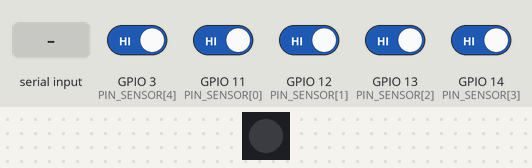
This sketch was run on a simulated ESP32-S3. Parts: 1 RGB LEDs in strip order, left to right. The inputs (shaded band) are chosen by the test bench; at power-on: GPIO 3 (PIN_SENSOR[4]), GPIO 11 (PIN_SENSOR[0]), GPIO 12 (PIN_SENSOR[1]), GPIO 13 (PIN_SENSOR[2]), GPIO 14 (PIN_SENSOR[3]) HIGH. Dim RGB values are drawn brighter than linear; what the sketch prints to the serial monitor is not drawn.

Above: at 2.2 s.
2.3 s: "c90\n" received over Serial
At 3.35 s:
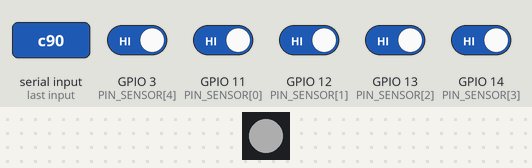
5.3 s: "E" received over Serial
8.3 s: "f" received over Serial
Timing chart, 0 to 17.3 s (numbered marks = the images above; inputs shaded):
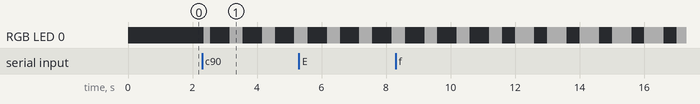

The sketch:

pilot_touch_sensor.ino
```cpp
/*
  Pilot: Non-Contact Water Level Sensor via Nickel Strip
  Phase 2: Variable Measurement 0-100% + LED Brightness + Serial Command

  Pin Mapping:
    GPIO11 = HCl       → LED Merah
    GPIO12 = H2O2      → LED Ungu
    GPIO13 = Air       → LED Biru
    GPIO14 = Air Sabun → LED Hijau
    GPIO3  = Limbah    → LED Putih

  LED RGB NeoPixel: GPIO48 (1 LED onboard ESP32-S3 DevKitC-1)

  Serial Commands:
    a = tampilkan semua sensor
    1 = HCl only
    2 = H2O2 only
    3 = Air only
    4 = Sabun only
    5 = Limbah only
    c = enter/exit mode kalibrasi
    e = set 0% (kosong) — di mode kalibrasi
    f = set 100% (penuh) — di mode kalibrasi

  Alur kalibrasi per jerican:
    Ketik 1 → c → kosongkan → e → isi penuh → f → c → ketik 2 (next)

  Alur kalibrasi semua sekaligus:
    Ketik a → c → kosongkan SEMUA → e → isi SEMUA → f → c
*/

#include <Adafruit_NeoPixel.h>

// ================= KONFIGURASI =================
#define PIN_NEOPIXEL    48
#define NUM_PIXELS      1
#define BRIGHTNESS_MAX  255

// Pin sensor
const int PIN_SENSOR[5] = { 11, 12, 13, 14, 3 };
const char* NAMA_SENSOR[5] = { "HCl", "H2O2", "Air", "Sabun", "Limbah" };

// Warna LED per sensor (R, G, B)
const uint32_t WARNA_SENSOR[5] = {
  0xFF0000,  // Merah
  0x8000FF,  // Ungu
  0x0000FF,  // Biru
  0x00FF00,  // Hijau
  0xFFFFFF   // Putih
};

// Kalibrasi: nilai touch saat 0% (kosong) dan 100% (penuh)
int kalibKosong[5] = { 113000, 113000, 113000, 116000, 110000 };
int kalibPenuh[5]  = { 156000, 161000, 161000, 157000, 152000 };

Adafruit_NeoPixel pixels(NUM_PIXELS, PIN_NEOPIXEL, NEO_GRB + NEO_KHZ800);

int sensorPilih = 0;  // 0 = semua, 1-5 = sensor tertentu
bool modeKalibrasi = false;

// ================= SETUP =================
void setup() {
  Serial.begin(115200);
  delay(1000);

  pixels.begin();
  pixels.setBrightness(50);
  pixels.clear();
  pixels.show();

  Serial.println(F("=== Pilot Touch Sensor Phase 2 ==="));
  Serial.println(F(""));
  printMenu();
}

void printMenu() {
  Serial.println(F("--- Menu ---"));
  Serial.println(F("a = tampilkan semua sensor"));
  Serial.println(F("1 = HCl    2 = H2O2   3 = Air"));
  Serial.println(F("4 = Sabun  5 = Limbah"));
  Serial.println(F("c = enter/exit kalibrasi (sensor terpilih / semua)"));
  Serial.println(F("e = set 0% (kosong) — di mode kalibrasi"));
  Serial.println(F("f = set 100% (penuh) — di mode kalibrasi"));
  Serial.println(F("-------------"));
}

// ================= KONVERSI =================
int kePersen(int nilai, int idx) {
  if (kalibPenuh[idx] <= kalibKosong[idx]) return 0;
  long persen = ((long)(nilai - kalibKosong[idx]) * 100) / (kalibPenuh[idx] - kalibKosong[idx]);
  if (persen < 0) persen = 0;
  if (persen > 100) persen = 100;
  return (int)persen;
}

// ================= LOOP =================
void loop() {
  // Baca semua sensor
  int nilaiTouch[5];
  for (int i = 0; i < 5; i++) {
    nilaiTouch[i] = touchRead(PIN_SENSOR[i]);
  }

  // Handle serial command
  if (Serial.available()) {
    char cmd = Serial.read();

    if (cmd == 'a' || cmd == 'A') {
      sensorPilih = 0;
      modeKalibrasi = false;
      Serial.println(F("→ Tampilkan semua sensor"));
    }
    else if (cmd >= '1' && cmd <= '5') {
      sensorPilih = cmd - '0';
      modeKalibrasi = false;
      int idx = sensorPilih - 1;
      Serial.print(F("→ Sensor: "));
      Serial.print(NAMA_SENSOR[idx]);
      Serial.print(F("  [0%="));
      Serial.print(kalibKosong[idx]);
      Serial.print(F("  100%="));
      Serial.print(kalibPenuh[idx]);
      Serial.println(F("]"));
    }
    else if (cmd == 'c' || cmd == 'C') {
      if (!modeKalibrasi) {
        modeKalibrasi = true;
        if (sensorPilih == 0) {
          Serial.println(F("→ Mode kalibrasi: SEMUA sensor"));
        } else {
          Serial.print(F("→ Mode kalibrasi: "));
          Serial.println(NAMA_SENSOR[sensorPilih - 1]);
        }
        Serial.println(F("  Kosongkan jerican → tekan 'e' untuk set 0%"));
      } else {
        modeKalibrasi = false;
        Serial.println(F("→ Exit mode kalibrasi"));
      }
    }
    else if (cmd == 'e' || cmd == 'E') {
      if (modeKalibrasi) {
        if (sensorPilih == 0) {
          // Set 0% untuk semua
          for (int i = 0; i < 5; i++) kalibKosong[i] = nilaiTouch[i];
          Serial.println(F("✓ 0% tersimpan untuk SEMUA sensor:"));
          for (int i = 0; i < 5; i++) {
            Serial.print(F("  "));
            Serial.print(NAMA_SENSOR[i]);
            Serial.print(F(": "));
            Serial.println(kalibKosong[i]);
          }
        } else {
          int idx = sensorPilih - 1;
          kalibKosong[idx] = nilaiTouch[idx];
          Serial.print(F("✓ 0% tersimpan: "));
          Serial.print(NAMA_SENSOR[idx]);
          Serial.print(F(" = "));
          Serial.println(kalibKosong[idx]);
        }
        Serial.println(F("  Isi jerican penuh → tekan 'f' untuk set 100%"));
      }
    }
    else if (cmd == 'f' || cmd == 'F') {
      if (modeKalibrasi) {
        if (sensorPilih == 0) {
          // Set 100% untuk semua
          for (int i = 0; i < 5; i++) kalibPenuh[i] = nilaiTouch[i];
          Serial.println(F("✓ 100% tersimpan untuk SEMUA sensor:"));
          for (int i = 0; i < 5; i++) {
            Serial.print(F("  "));
            Serial.print(NAMA_SENSOR[i]);
            Serial.print(F(": "));
            Serial.println(kalibPenuh[i]);
          }
        } else {
          int idx = sensorPilih - 1;
          kalibPenuh[idx] = nilaiTouch[idx];
          Serial.print(F("✓ 100% tersimpan: "));
          Serial.print(NAMA_SENSOR[idx]);
          Serial.print(F(" = "));
          Serial.println(kalibPenuh[idx]);
        }
        Serial.println(F("  Kalibrasi selesai! Tekan 'c' untuk exit"));
      }
    }
  }

  // Mode kalibrasi: LED putih berkedip
  if (modeKalibrasi) {
    uint32_t warna = (millis() / 500) % 2 == 0 ? 0xFFFFFF : 0x000000;
    pixels.setPixelColor(0, warna);
    pixels.show();

    // Print nilai live
    if (sensorPilih == 0) {
      Serial.print(F("[LIVE] "));
      for (int i = 0; i < 5; i++) {
        Serial.print(NAMA_SENSOR[i]);
        Serial.print(F("="));
        Serial.print(nilaiTouch[i]);
        if (i < 4) Serial.print(F(" "));
      }
      Serial.println();
    } else {
      int idx = sensorPilih - 1;
      Serial.print(F("[LIVE] "));
      Serial.print(NAMA_SENSOR[idx]);
      Serial.print(F("="));
      Serial.print(nilaiTouch[idx]);
      Serial.print(F("  [0%="));
      Serial.print(kalibKosong[idx]);
      Serial.print(F("  100%="));
      Serial.print(kalibPenuh[idx]);
      Serial.println(F("]"));
    }
    delay(200);
    return;
  }

  // Tampilkan & update LED
  if (sensorPilih == 0) {
    // Semua sensor
    for (int i = 0; i < 5; i++) {
      int persen = kePersen(nilaiTouch[i], i);
      Serial.print(NAMA_SENSOR[i]);
      Serial.print(F(": "));
      Serial.print(nilaiTouch[i]);
      Serial.print(F(" ("));
      Serial.print(persen);
      Serial.println(F("%)"));
    }
    Serial.println(F("---"));
  } else {
    // Sensor tertentu
    int idx = sensorPilih - 1;
    int persen = kePersen(nilaiTouch[idx], idx);
    Serial.print(NAMA_SENSOR[idx]);
    Serial.print(F(": "));
    Serial.print(nilaiTouch[idx]);
    Serial.print(F(" ("));
    Serial.print(persen);
    Serial.println(F("%)"));

    // LED: warna sensor, brightness = persen
    uint32_t warna = WARNA_SENSOR[idx];
    uint8_t r = ((warna >> 16) & 0xFF) * persen / 100;
    uint8_t g = ((warna >> 8) & 0xFF) * persen / 100;
    uint8_t b = (warna & 0xFF) * persen / 100;
    pixels.setPixelColor(0, pixels.Color(r, g, b));
    pixels.show();
  }

  delay(100);
}
```

Measured:
- after the input at 2.3 s, RGB LED 0: off → RGB(50, 50, 50) after 0.05 s, then repeats every 1.0 s: off 0.60 s, RGB(50, 50, 50) 0.40 s
